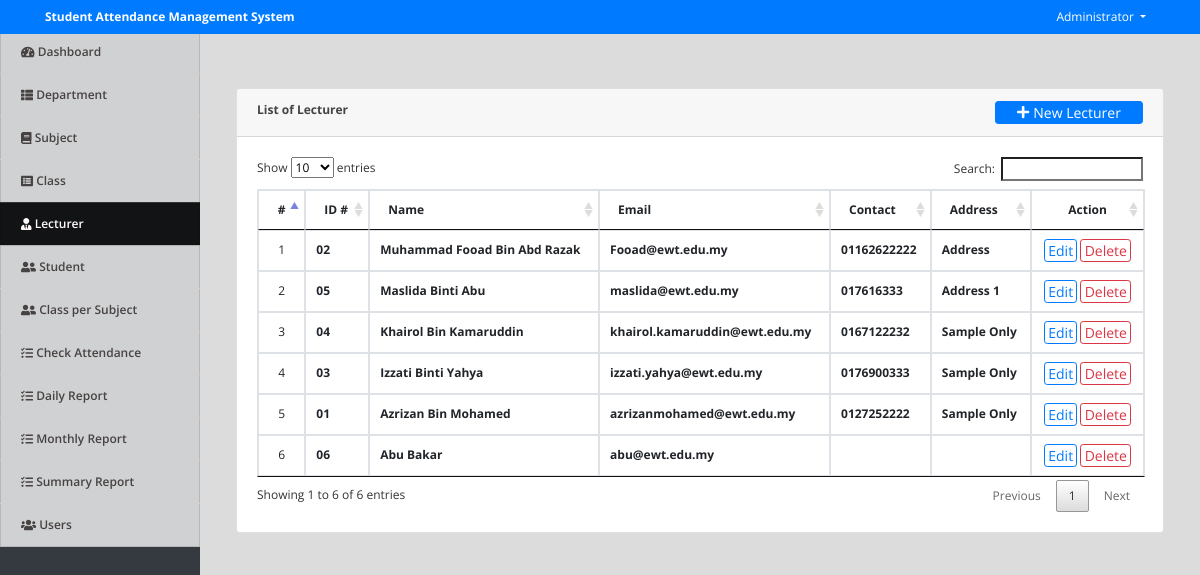
The page /index.php?page=faculty (signed in) on the database its author committed.
### tables this page shows
CREATE TABLE `faculty` (
  `id` int(30) NOT NULL,
  `id_no` varchar(50) NOT NULL,
  `name` text NOT NULL,
  `email` varchar(200) NOT NULL,
  `contact` varchar(50) NOT NULL,
  `address` text NOT NULL,
  `date_created` datetime NOT NULL DEFAULT current_timestamp()
);

### faculty.php (the view, shortened to what this page needs)
<?php include('db_connect.php');?>
<div class="container-fluid">
	<div class="col-lg-12">
		<div class="row">
			<div class="col-md-12">
				<div class="card">
					<div class="card-header">
						<b>List of Lecturer</b>
						<span class="float:right"><a class="btn btn-primary btn-block btn-sm col-sm-2 float-right" href="javascript:void(0)" id="new_faculty">
					<i class="fa fa-plus"></i> New Lecturer
				</a></span>
					</div>
					<div class="card-body">
						<table class="table table-condensed table-bordered table-hover">
							<thead>
								<tr>
									<th class="text-center">#</th>
									<th class="">ID #</th>
									<th class="">Name</th>
									<th class="">Email</th>
									<th class="">Contact</th>
									<th class="">Address</th>
									<th class="text-center">Action</th>
								</tr>
							</thead>
							<tbody>
								<?php
								$i = 1;
								$faculty = $conn->query("SELECT * FROM faculty order by name desc ");
								while($row=$faculty->fetch_assoc()):
								?>
								<tr>
									<td class="text-center"><?php echo $i++ ?></td>
									<td>
										<p> <b><?php echo $row['id_no'] ?></b></p>
									</td>
									<td>
										<p> <b><?php echo ucwords($row['name']) ?></b></p>
									</td>
									<td class="">
										 <p> <b><?php echo $row['email'] ?></b></p>
									</td>
									<td class="">
										 <p> <b><?php echo $row['contact'] ?></b></p>
									</td>
									<td class="">
										 <p><b><?php echo  $row['address'] ?></b></p>
									</td>
									<td class="text-center">
										<button class="btn btn-sm btn-outline-primary edit_faculty" type="button" data-id="<?php echo $row['id'] ?>" >Edit</button>
										<button class="btn btn-sm btn-outline-danger delete_faculty" type="button" data-id="<?php echo $row['id'] ?>">Delete</button>
									</td>
								</tr>
								<?php endwhile; ?>
							</tbody>
						</table>
					</div>
				</div>
			</div>
		</div>
	</div>
</div>

### assets/css/style.css (style rules this page uses)
body { font-family: "Open Sans", sans-serif; color: #444444; width: 100%; height: calc(100%); font-size: 12px; }
a { color: #1977cc; }
.btn-sm { padding: .0001rem .2rem; }

### index.php (style rules this page uses)
body { background: #80808045; }

### faculty.php (style rules this page uses)
td { vertical-align: middle !important; }
td p { margin: unset }

### rows shown on the page
faculty: id_no "02", name "Muhammad Fooad Bin Abd Razak", email "Fooad@ewt.edu.my", contact "01162622222", address "Address"
faculty: id_no "05", name "Maslida Binti Abu", email "maslida@ewt.edu.my", contact "017616333", address "Address 1"
faculty: id_no "04", name "Khairol Bin Kamaruddin", email "khairol.kamaruddin@ewt.edu.my", contact "0167122232", address "Sample Only"
faculty: id_no "03", name "Izzati Binti Yahya", email "izzati.yahya@ewt.edu.my", contact "0176900333", address "Sample Only"
faculty: id_no "01", name "Azrizan Bin Mohamed", email "azrizanmohamed@ewt.edu.my", contact "0127252222", address "Sample Only"
faculty: id_no "06", name "Abu Bakar", email "abu@ewt.edu.my"

### other values the page prints
$_SESSION['system']['name'] "Student Attendance Management System"
$_SESSION['login_name'] "Administrator"
